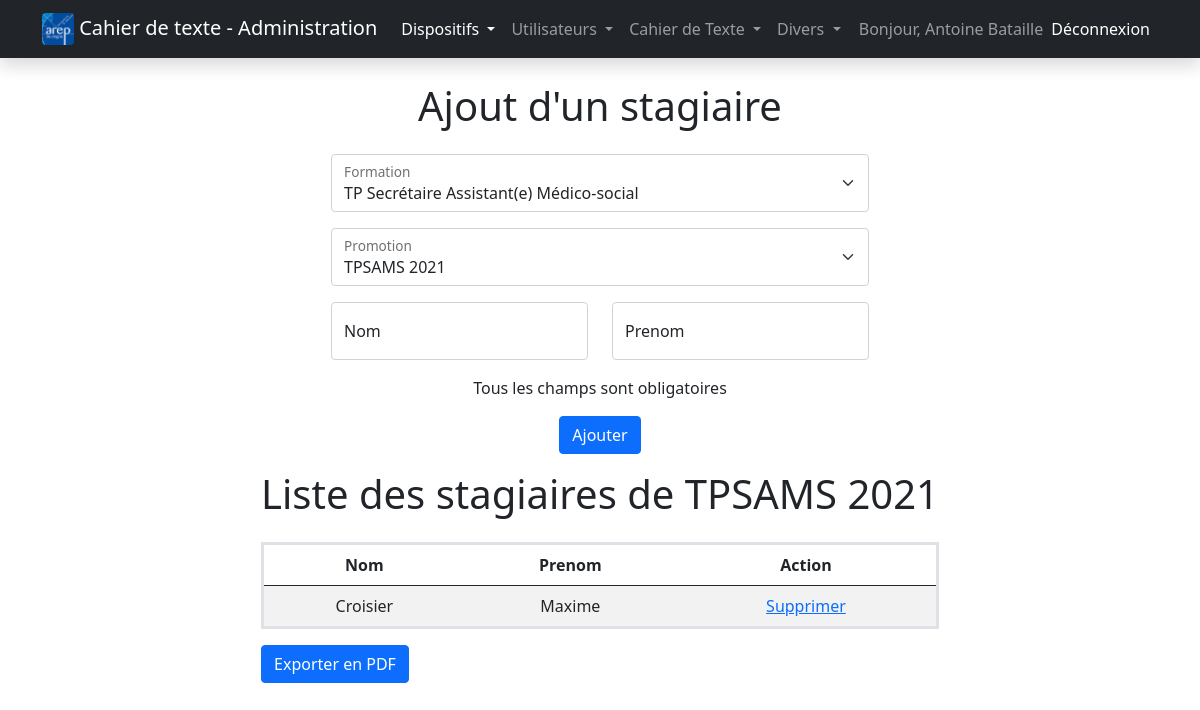
/admin/stagiaires.php?formation=1&promotion=3 (signed in), run on an earlier commit of the app's database.
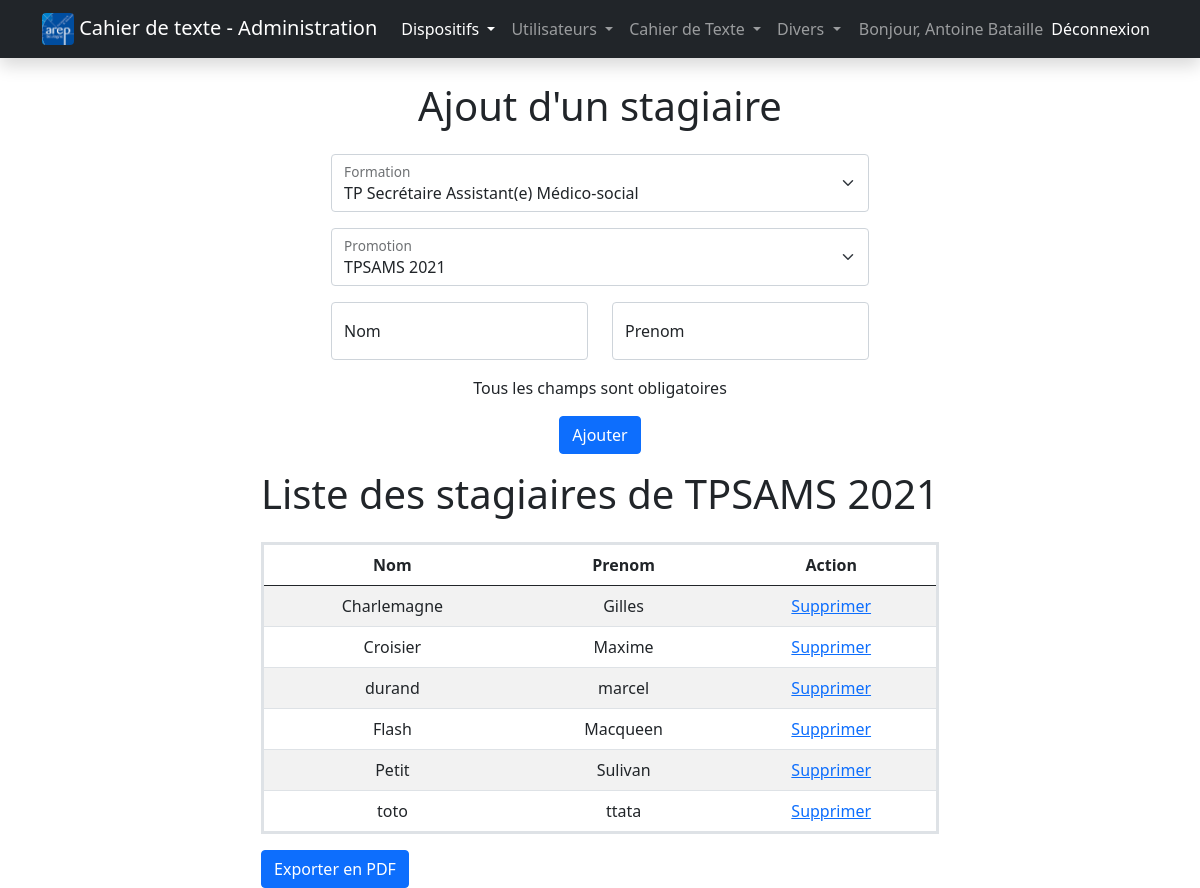
And on a later commit of the database.
### tables this page shows
CREATE TABLE `stagiaires`
(
    `idStagiaire` int(11)     NOT NULL,
    `nom`         varchar(30) NOT NULL,
    `prenom`      varchar(30) NOT NULL,
    `idPromo`     int(11)     NOT NULL
);

### admin/stagiaires.php (the view, shortened to what the changed rows need)
<?php include("session.php");
?>
<!doctype html>
<html lang="fr">
<head>
    <link href="../css/bootstrap.css" rel="stylesheet">
</head>
<body>
<div class="container">
    <div class="row">
        <div class="col-xl-auto mx-auto text-center">
            <h1 class="mb-4">Ajout d'un stagiaire</h1>
                <?php if (isset($_GET['formation'])) {
                echo '<input type="hidden" name="formation" value="' . $_GET['formation'] . '">'; ?>
                        <?php
                        $query = $bdd->query('SELECT idPromo, libelle FROM promotions WHERE idFormation = ' . $_GET['formation'] . ' AND verrouillage != 1');
                        while ($resultat = $query->fetch_object()) {
                            if (isset($_GET['promotion'])) {
                                if ($_GET['promotion'] == $resultat->idPromo) {
                                    $idPromo = $resultat->idPromo;
                                    $reference = $resultat->libelle;
                                }
                            }
                        }
                        ?>
            <?php } if (isset($_GET['promotion'])) { ?>
        </div>
        <div class="col-xl-auto mx-auto">
            <h1 class="text-center mb-4">Liste des stagiaires de <?php echo $reference ?></h1>
            <table class="table table-striped border border-3 text-center">
                <thead>
                <tr>
                    <th scope="col">Nom</th>
                    <th scope="col">Prenom</th>
                    <th scope="col">Action</th>
                </tr>
                </thead>
                <tbody>
                <?php
                $query = $bdd->query('SELECT * FROM stagiaires WHERE idPromo = ' . $idPromo . ' GROUP BY nom, prenom, idStagiaire');
                while ($resultat = $query->fetch_object()) {
                    echo "<tr>";
                    echo "<td>" . $resultat->nom . "</td>";
                    echo "<td>" . $resultat->prenom . "</td>"; ?>
                    <td id="a">
                        <a href="#"
                           onclick="document.getElementById('del-stagiaire-<?php echo $resultat->idStagiaire; ?>').submit()">Supprimer</a>
                    </td>
                <?php }
                $query->close(); ?>
                </tbody>
            </table>
            <?php
            ob_end_flush(); } ?>
        </div>
    </div>
</div>
</body>
</html>

What changed in the data, as far as the page shows it:
added stagiaires: nom "Charlemagne", prenom "Gilles"
added stagiaires: nom "durand", prenom "marcel"
added stagiaires: nom "Flash", prenom "Macqueen"
added stagiaires: nom "Petit", prenom "Sulivan"
added stagiaires: nom "toto", prenom "ttata"
